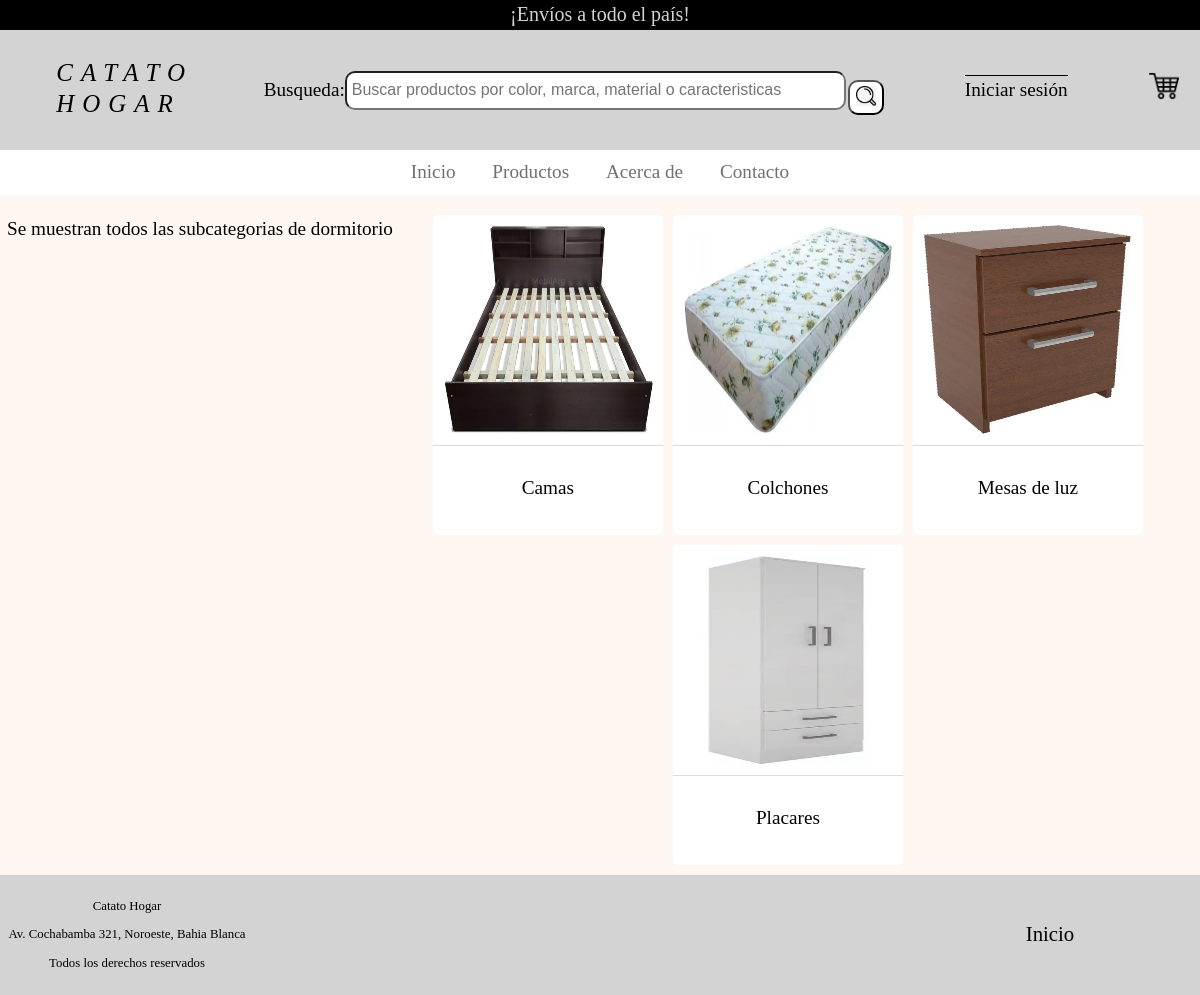
Screenshot of /subcategoria.php?cat=dormitorio with the database file from the repository.
### tables this page shows
CREATE TABLE `producto` (
  `codigo` varchar(10) NOT NULL,
  `descripcion` varchar(50) NOT NULL,
  `cod_categoria` int(7) NOT NULL,
  `cod_subcategoria` int(7) NOT NULL,
  `material` varchar(100) NOT NULL,
  `color` varchar(20) NOT NULL,
  `caracteristicas` varchar(500) NOT NULL,
  `marca` varchar(30) NOT NULL,
  `stock` int(6) NOT NULL,
  `precio` decimal(6,2) NOT NULL,
  `estado_producto` int(1) NOT NULL,
  `nombre_archivoprod` varchar(14) NOT NULL
);

CREATE TABLE `subcategoria` (
  `cod_subcategoria` int(7) NOT NULL,
  `nombre_subcategoria` varchar(100) NOT NULL,
  `estado_subcategoria` int(1) NOT NULL,
  `cod_categoria` int(7) NOT NULL
);

### inc/session.php (called while the page is built, shortened)
<?php
	$user = (isset($_SESSION["user"]) && !empty($_SESSION["user"]))? trim($_SESSION["user"]):"";
?>

### subcategoria.php (the view, shortened to what this page needs)
<?php
	include ("encabezado.php");
	include ("pie.php");
	global $db;
	function crearImagenes (){
		global $db;
		if (isset($_GET['cat']) && !empty($_GET['cat'])){
			$categoria = $_GET['cat'];
			$sql = "SELECT `codigo`, `descripcion` ,`nombre_archivoprod` , nombre_subcategoria, subcat.cod_subcategoria as cod_subcategoria
					from producto as prod INNER JOIN subcategoria as subcat on (prod.cod_subcategoria = subcat.cod_subcategoria) INNER JOIN categoria as cat on(subcat.cod_categoria = cat.cod_categoria)
					where nombre_categoria = '$categoria'
					and estado_categoria = 0
					and estado_producto = 0
					and estado_subcategoria = 0
					GROUP BY nombre_subcategoria
			";
			$rs = $db->query($sql);
			echo "<form action='listado_xls.php' method='post' id='form-filtrado' class='form-prod' name='form-filtrado'>
						<h1 id='h1' style='display:none;'>CATÁLOGO</h1>
							Se muestran todos las subcategorias de ".$categoria."
						<div class='contenedor-imagenes'>
			";
			foreach ($rs as $row) {
				echo "<div class='producto'>
						<img src='images/".$row['nombre_archivoprod']."' class='img-cat' alt='".$row['cod_subcategoria']."' >
						<p class='descripcion'>". ucfirst($row['nombre_subcategoria'])." </p>
					</div>
				";
			}
			echo "	</div>
				</form>
			";
		}
	}
?>
<!DOCTYPE html>
<html lang="es">
<head>
    <link type="text/css"  href="css/estilos.css" rel="stylesheet"/>
</head>
<body id="body">
	<header>
		<?php echo $encab; ?>
	</header>
	<main id="main">
		<?php
			crearImagenes();
		?>
	</main>
	<?php
		echo $pie;
	?>
</body>
</html>

### encabezado.php
<?php
    include("funciones.php");
    if (perfil_valido(1)){
        $encab =  " <form action='lupa.php' method='POST' id='encabEmpleado'>
                <h1 id='hEncab'> <span id='spanEncab'>Catato Hogar </span></h1>
                 <div id='imagen'>
                    <br><br><br>"
                        . crear_barra() . "
                     </div>
                        <nav id='navigation'>
                            <ul>
                                <li><a href='ve.php'>Productos</a></li>
                                <li><a href='ve_cat_abm.php'>Categorias</a></li>
                                <li><a href='ve_consultas.php'>Consultas</a></li>
                                <li><a href='ventas.php'>Ventas</a></li>
                                <li><a href='usuarios.php'>Usuarios</a></li>
                            </ul>
                        </nav>
                        </form>
        ";
    }
    else {
        $encab = "
                <form action='lupa.php' method='POST'>
                        <div id='html-slot'>
                            <span>¡Envíos a todo el país!</span>
                        </div>
                        <div id='container-buscar'>
                            <div id='logo'>
                                <a href='index.php' id='link-logo'>
                                    <i id='titulo-principal'>CATATO HOGAR</i>
                                </a>
                            </div>
                            <div id='buscar'>
                                <label for='header-buscar'>Busqueda:</label>
                                <input type='text' name='txtFiltro' id='header-buscar' placeholder='Buscar productos por color, marca, material o caracteristicas '>
                                <div id='btn-lupa'>
                                    <button type='submit' name='bLupa' id='lupa' onclick='subcategoria.php' title='Buscar'><img src='images/lupa.png' alt='Lupa de buscar' style='width:20px;' height='20' id='perfil'></button>
                                </div>
                            </div>"
                            .   crear_barra() .
                "
                            <a href='carrito_compras.php' title='Carrito de compras' class='header-img' id='usu-car'><img src='images/carrito.png' alt='Carrito de compras' style='width:30px;' height='30'></a>
                        </div>
                        <div id='nav'>
                            <nav id='navigation'>
                                <ul>
                                    <li><a href='index.php'>Inicio</a></li>
                                    <li><a href='productos.php'>Productos</a></li>
                                    <li><a href='acerca_de.php'>Acerca de</a></li>
                                    <li><a href='contacto.php'>Contacto</a></li>
                                </ul>
                            </nav>
                        </div>
                        </form>
        ";
    }
?>

### funciones.php (shortened to what this page needs)
<?php
    include ('inc/session.php');
    function crear_barra() {
        global $user;
        global $perfil;
        $links='';
        if ($user=='') {
            $links = "<a href='login.php' title='Iniciar sesion' id='iniciarSesion'> Iniciar sesión</a>";
        } else if($perfil=='E'){
            $links = "  <span title='Nombre de usuario' id='span'> {$_SESSION['nombre']}  </span>
                        <a href='../cerrar_sesion.php'  id='cerrar' title='Cerrar sesión de usuario'> X </a>";
        }
        else if($perfil=='U'){
            $links = "<a href='informacion_personal.php' title='Perfil'> <span> {$_SESSION['nombre']} </span> &nbsp;</a>
                        <a href='cerrar_sesion.php' title='Cerrar sesión de usuario'> X </a>";
        }
        $barra_sup ="<div id='barra_superior'>
                        $links
                    </div> ";
        return  $barra_sup;
    }
?>

### pie.php
<?php
	$pie = "
			<footer id='pie'>
				<p> Catato Hogar <br>Av. Cochabamba 321, Noroeste, Bahia Blanca <br> Todos los derechos reservados <br> </p>
				<a href='index.php' id='inicio' title='Pagina de inicio'> Inicio</a>
			</footer>
	";
?>

### css/estilos.css (style rules this page uses)
#body { width:100%; margin: 0; padding: 0; }
body { font-family: "Salesforce Sans", serif; font-size: 1.2rem; line-height: 1.5em; margin: 0; }
header a { text-decoration: none; color: black; }
#titulo-principal { font-size: 1.3em; margin:0; font-weight: normal; }
#html-slot { display: flex; height: 30px; padding: 0; text-align: center; }
#html-slot span { color: #d3d3d3; font: 1.3em; font-family: "Avenir Next"; font-weight: 400; font-size: 20px; width: 100%; background: #000; height: 30px; }
#container-buscar { max-width: 100%; display: flex; justify-content: space-around; align-items: center; background-color: #D3D3D3; margin-left: 0; margin-right: 0; height:120px; }
#logo { letter-spacing: 8px; width: 200px; display:flex; justify-content: center; font-family: "Salesforce Sans", serif; }
#link-logo { width:130px; }
#header-buscar { width: 490px; height: 33px; border-radius: 10px; padding-left: 5px; font-size: 16px; }
#btn-lupa { padding-top:10px; height:30px; }
#buscar { display:flex; align-items:center; }
#lupa { border-radius: 10px; margin-left: 2px; height:35px; background-color: white; }
#perfil { background-color: white; }
#barra_superior { width:180px; display:flex; justify-content: center; flex-wrap: wrap; }
#iniciarSesion { border-top: solid 1px #000; }
#nav { display: flex; justify-content: center; width: 100%; }
#navigation { background-color: white; }
#navigation ul { margin: 0; padding: 0; list-style: none; }
#navigation ul li { display: inline-block; align-items: center; }
#navigation ul li a { display: block; padding: 0.5rem 1rem; transition: all 0.3s linear; border-radius: 5px; color: rgb(112, 112, 112); }
main { background-color: #fef7f1; padding-top: 30px; }
#pie { display: flex; width: 100%; flex-direction: row ; flex-wrap: wrap; justify-content: space-between; background-color: #D3D3D3; height: 120px; align-items: center; }
#pie a { text-decoration:none; color: #000; width:300px; display:flex; justify-content:center; font-size: 1.3rem; }
#pie p { font-size: 0.8rem; margin: 2px; width:250px; text-align:center; }
a { text-decoration:none; color:#000; }

### subcategoria.php (style rules this page uses)
#body { font-family: "Salesforce Sans", serif; font-size: 1.2rem; line-height: 1.5em; margin: 0px; }
#main { display:flex; padding-top: 20px; justify-content:center; }
.img-cat { width:230px; height:230px; border-bottom: 0.1px solid rgba(205,205,205,0.7); }
.contenedor-imagenes { width:800px; margin:0; display:flex; justify-content: start; flex-flow: wrap; }
.producto { height:320px; margin-right:10px; margin-bottom:10px; background-color:white; cursor: pointer; border-radius:5px; overflow:hidden; }
.producto img { width:230px; height:230px; }
.descripcion { display:flex; width:230px; justify-content:center; text-align:center; }
#form-filtrado { display:flex; flex-wrap:wrap; order: 1; margin: 0; justify-content: flex-start; flex-flow: row wrap; align-items: flex-start; padding-left: 30px; }

### rows the page displays
producto: nombre_archivoprod (picture), cod_subcategoria.nombre_subcategoria "Camas"
producto: nombre_archivoprod (picture), cod_subcategoria.nombre_subcategoria "Colchones"
producto: nombre_archivoprod (picture), cod_subcategoria.nombre_subcategoria "Mesas de luz"
producto: nombre_archivoprod (picture), cod_subcategoria.nombre_subcategoria "Placares"

### other values shown
$categoria "dormitorio"
